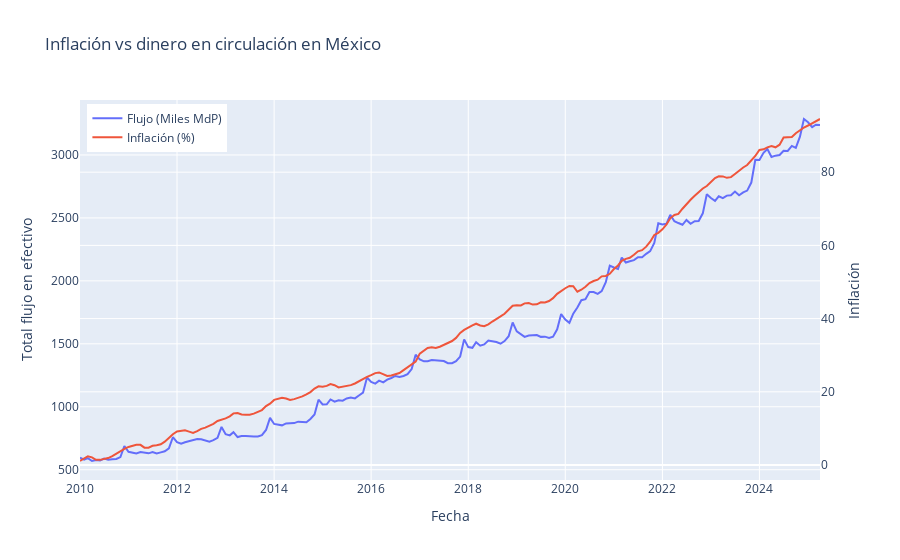

Source (notebook cell):
### Code cell
# Crear figura
fig = go.Figure()

# Agregar la primera serie (eje Y principal)
fig.add_trace(go.Scatter(x=totalCirculacion.index, y=totalCirculacion.Total/1e9, name='Flujo (Miles MdP)', yaxis='y1'))

# Agregar la segunda serie (eje Y secundario)
fig.add_trace(go.Scatter(x=df_inflacion.index, y=df_inflacion.Inflacion, name='Inflación (%)', yaxis='y2'))

# Configurar layout con ejes dobles
fig.update_layout(
    title='Inflación vs dinero en circulación en México',
    xaxis=dict(title='Fecha'),
    yaxis=dict(title='Total flujo en efectivo'),
    yaxis2=dict(title='Inflación', overlaying='y', side='right'),
    legend=dict(x=0.01, y=0.99)
)

fig.show()

### Figure 1 — Plotly figure (JSON) as saved in the notebook; plotly's stock layout.template omitted (floating-point values rounded to 4 significant figures; data arrays with more than 128 entries replaced by an {"elided": "..."} marker saying what was removed)
{"data": [{"name": "Flujo (Miles MdP)", "type": "scatter", "x": {"elided": "184 str values"}, "y": {"elided": "184 float values"}, "yaxis": "y"}, {"name": "Inflación (%)", "type": "scatter", "x": {"elided": "184 str values"}, "y": {"elided": "184 float values"}, "yaxis": "y2"}], "layout": {"legend": {"x": 0.01, "y": 0.99}, "title": {"text": "Inflación vs dinero en circulación en México"}, "xaxis": {"title": {"text": "Fecha"}}, "yaxis": {"title": {"text": "Total flujo en efectivo"}}, "yaxis2": {"overlaying": "y", "side": "right", "title": {"text": "Inflación"}}}}
